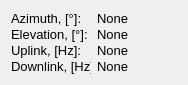
   <widget class="QWidget" name="gridLayoutWidget_2">
    <property name="geometry">
     <rect>
      <x>420</x>
      <y>130</y>
      <width>172</width>
      <height>65</height>
     </rect>
    </property>
    <property name="font">
     <font>
      <pointsize>10</pointsize>
     </font>
    </property>
    <layout class="QGridLayout" name="session_params_layout">
     <property name="sizeConstraint">
      <enum>QLayout::SetMinimumSize</enum>
     </property>
     <property name="verticalSpacing">
      <number>1</number>
     </property>
     <item row="0" column="1">
      <widget class="QLabel" name="azimuth_label">
       <property name="sizePolicy">
        <sizepolicy hsizetype="Fixed" vsizetype="Fixed">
         <horstretch>0</horstretch>
         <verstretch>0</verstretch>
        </sizepolicy>
       </property>
       <property name="minimumSize">
        <size>
         <width>80</width>
         <height>15</height>
        </size>
       </property>
       <property name="maximumSize">
        <size>
         <width>80</width>
         <height>15</height>
        </size>
       </property>
       <property name="font">
        <font>
         <pointsize>10</pointsize>
        </font>
       </property>
       <property name="text">
        <string>None</string>
       </property>
      </widget>
     </item>
     <item row="1" column="1">
      <widget class="QLabel" name="elevation_label">
       <property name="sizePolicy">
        <sizepolicy hsizetype="Fixed" vsizetype="Fixed">
         <horstretch>0</horstretch>
         <verstretch>0</verstretch>
        </sizepolicy>
       </property>
       <property name="minimumSize">
        <size>
         <width>80</width>
         <height>15</height>
        </size>
       </property>
       <property name="maximumSize">
        <size>
         <width>80</width>
         <height>15</height>
        </size>
       </property>
       <property name="font">
        <font>
         <pointsize>10</pointsize>
        </font>
       </property>
       <property name="text">
        <string>None</string>
       </property>
      </widget>
     </item>
     <item row="3" column="0">
      <widget class="QLabel" name="downlink_text_label">
       <property name="sizePolicy">
        <sizepolicy hsizetype="Fixed" vsizetype="Fixed">
         <horstretch>0</horstretch>
         <verstretch>0</verstretch>
        </sizepolicy>
       </property>
       <property name="minimumSize">
        <size>
         <width>80</width>
         <height>15</height>
        </size>
       </property>
       <property name="maximumSize">
        <size>
         <width>80</width>
         <height>15</height>
        </size>
       </property>
       <property name="font">
        <font>
         <pointsize>10</pointsize>
        </font>
       </property>
       <property name="text">
        <string>Downlink, [Hz]:</string>
       </property>
      </widget>
     </item>
     <item row="0" column="0">
      <widget class="QLabel" name="azimuth_text_label">
       <property name="sizePolicy">
        <sizepolicy hsizetype="Fixed" vsizetype="Fixed">
         <horstretch>0</horstretch>
         <verstretch>0</verstretch>
        </sizepolicy>
       </property>
       <property name="minimumSize">
        <size>
         <width>80</width>
         <height>15</height>
        </size>
       </property>
       <property name="maximumSize">
        <size>
         <width>80</width>
         <height>15</height>
        </size>
       </property>
       <property name="font">
        <font>
         <pointsize>10</pointsize>
        </font>
       </property>
       <property name="text">
        <string>Azimuth, [°]:</string>
       </property>
      </widget>
     </item>
     <item row="3" column="1">
      <widget class="QLabel" name="downlink_label">
       <property name="sizePolicy">
        <sizepolicy hsizetype="Fixed" vsizetype="Fixed">
         <horstretch>0</horstretch>
         <verstretch>0</verstretch>
        </sizepolicy>
       </property>
       <property name="minimumSize">
        <size>
         <width>80</width>
         <height>15</height>
        </size>
       </property>
       <property name="maximumSize">
        <size>
         <width>80</width>
         <height>15</height>
        </size>
       </property>
       <property name="font">
        <font>
         <pointsize>10</pointsize>
        </font>
       </property>
       <property name="text">
        <string>None</string>
       </property>
      </widget>
     </item>
     <item row="1" column="0">
      <widget class="QLabel" name="elevation_text_label">
       <property name="sizePolicy">
        <sizepolicy hsizetype="Fixed" vsizetype="Fixed">
         <horstretch>0</horstretch>
         <verstretch>0</verstretch>
        </sizepolicy>
       </property>
       <property name="minimumSize">
        <size>
         <width>80</width>
         <height>15</height>
        </size>
       </property>
       <property name="maximumSize">
        <size>
         <width>80</width>
         <height>15</height>
        </size>
       </property>
       <property name="font">
        <font>
         <pointsize>10</pointsize>
        </font>
       </property>
       <property name="text">
        <string>Elevation, [°]:</string>
       </property>
      </widget>
     </item>
     <item row="2" column="1">
      <widget class="QLabel" name="uplink_label">
       <property name="sizePolicy">
        <sizepolicy hsizetype="Fixed" vsizetype="Fixed">
         <horstretch>0</horstretch>
         <verstretch>0</verstretch>
        </sizepolicy>
       </property>
       <property name="minimumSize">
        <size>
         <width>80</width>
         <height>15</height>
        </size>
       </property>
       <property name="maximumSize">
        <size>
         <width>80</width>
         <height>15</height>
        </size>
       </property>
       <property name="font">
        <font>
         <pointsize>10</pointsize>
        </font>
       </property>
       <property name="text">
        <string>None</string>
       </property>
      </widget>
     </item>
     <item row="2" column="0">
      <widget class="QLabel" name="uplink_text_label">
       <property name="sizePolicy">
        <sizepolicy hsizetype="Fixed" vsizetype="Fixed">
         <horstretch>0</horstretch>
         <verstretch>0</verstretch>
        </sizepolicy>
       </property>
       <property name="minimumSize">
        <size>
         <width>80</width>
         <height>15</height>
        </size>
       </property>
       <property name="maximumSize">
        <size>
         <width>80</width>
         <height>15</height>
        </size>
       </property>
       <property name="font">
        <font>
         <pointsize>10</pointsize>
        </font>
       </property>
       <property name="text">
        <string>Uplink, [Hz]:</string>
       </property>
      </widget>
     </item>
    </layout>
   </widget>
